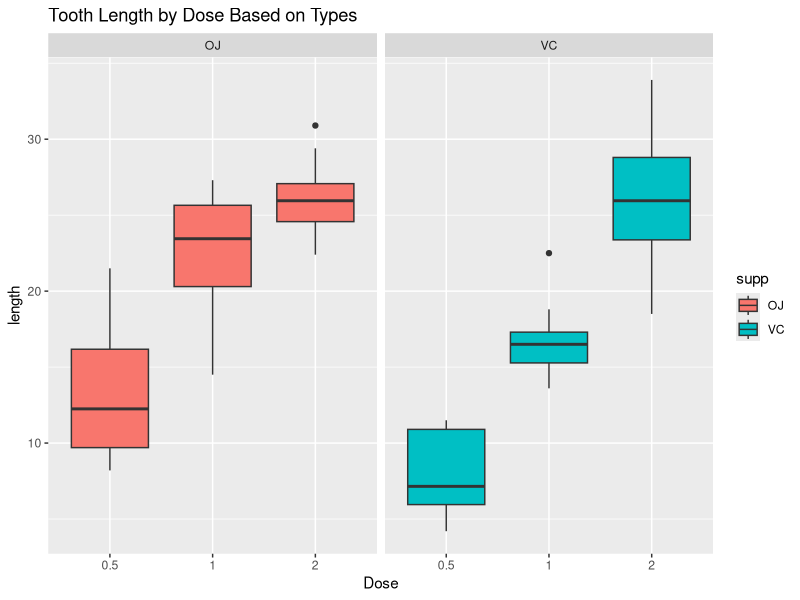

Generate this figure with R:
## ---- chunk 1
library(datasets)
library(ggplot2)

data("ToothGrowth")
data <- ToothGrowth
str(data)
summary(data)
## ---- chunk 2
g <- ggplot(data=ToothGrowth,aes(x=factor(dose), y=len))
g <- g + facet_grid(.~ data$supp)
g <- g + geom_boxplot(aes(fill=supp))
g <- g + labs(x="Dose",y="length",title="Tooth Length by Dose Based on Types")
g

## ---- chunk 3
#Hypothesis
h1 <- t.test(len ~ supp, data=subset(data,dose==0.5))
h1
p1 <- h1$p.value
h2 <- t.test(len ~ supp, data=subset(data,dose==1.0))
h2
p2 <- h2$p.value
h3 <- t.test(len ~ supp, data=subset(data,dose==2.0))
h3
p3 <- h3$p.value
rp1 <- round(p1,3)
rp2 <- round(p2,3)
rp3 <- round(p3,3)
ma <- matrix(c(rp1,rp2,rp3),ncol=3,byrow = TRUE)
colnames(ma) <- c("test1","test2","test3")
rownames(ma) <- c("p-value")
ma <- as.table(ma)
ma
